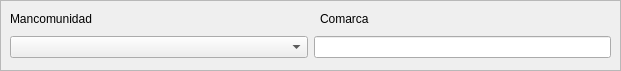
          <widget class="QFrame" name="frame_macomunidadCormarca">
           <property name="geometry">
            <rect>
             <x>0</x>
             <y>320</y>
             <width>621</width>
             <height>71</height>
            </rect>
           </property>
           <property name="frameShape">
            <enum>QFrame::StyledPanel</enum>
           </property>
           <property name="frameShadow">
            <enum>QFrame::Raised</enum>
           </property>
           <widget class="QLabel" name="label_51">
            <property name="geometry">
             <rect>
              <x>10</x>
              <y>10</y>
              <width>141</width>
              <height>17</height>
             </rect>
            </property>
            <property name="text">
             <string>Mancomunidad</string>
            </property>
           </widget>
           <widget class="QLabel" name="label_52">
            <property name="geometry">
             <rect>
              <x>320</x>
              <y>10</y>
              <width>151</width>
              <height>17</height>
             </rect>
            </property>
            <property name="text">
             <string>Comarca</string>
            </property>
           </widget>
           <widget class="QWidget" name="layoutWidget_6">
            <property name="geometry">
             <rect>
              <x>10</x>
              <y>30</y>
              <width>601</width>
              <height>34</height>
             </rect>
            </property>
            <layout class="QHBoxLayout" name="horizontalLayout_2">
             <item>
              <widget class="QComboBox" name="comboBox_mancomunidad_2"/>
             </item>
             <item>
              <widget class="QLineEdit" name="lineEdit_comarca_2">
               <property name="sizePolicy">
                <sizepolicy hsizetype="Preferred" vsizetype="Fixed">
                 <horstretch>0</horstretch>
                 <verstretch>0</verstretch>
                </sizepolicy>
               </property>
               <property name="maxLength">
                <number>64</number>
               </property>
              </widget>
             </item>
            </layout>
           </widget>
          </widget>
